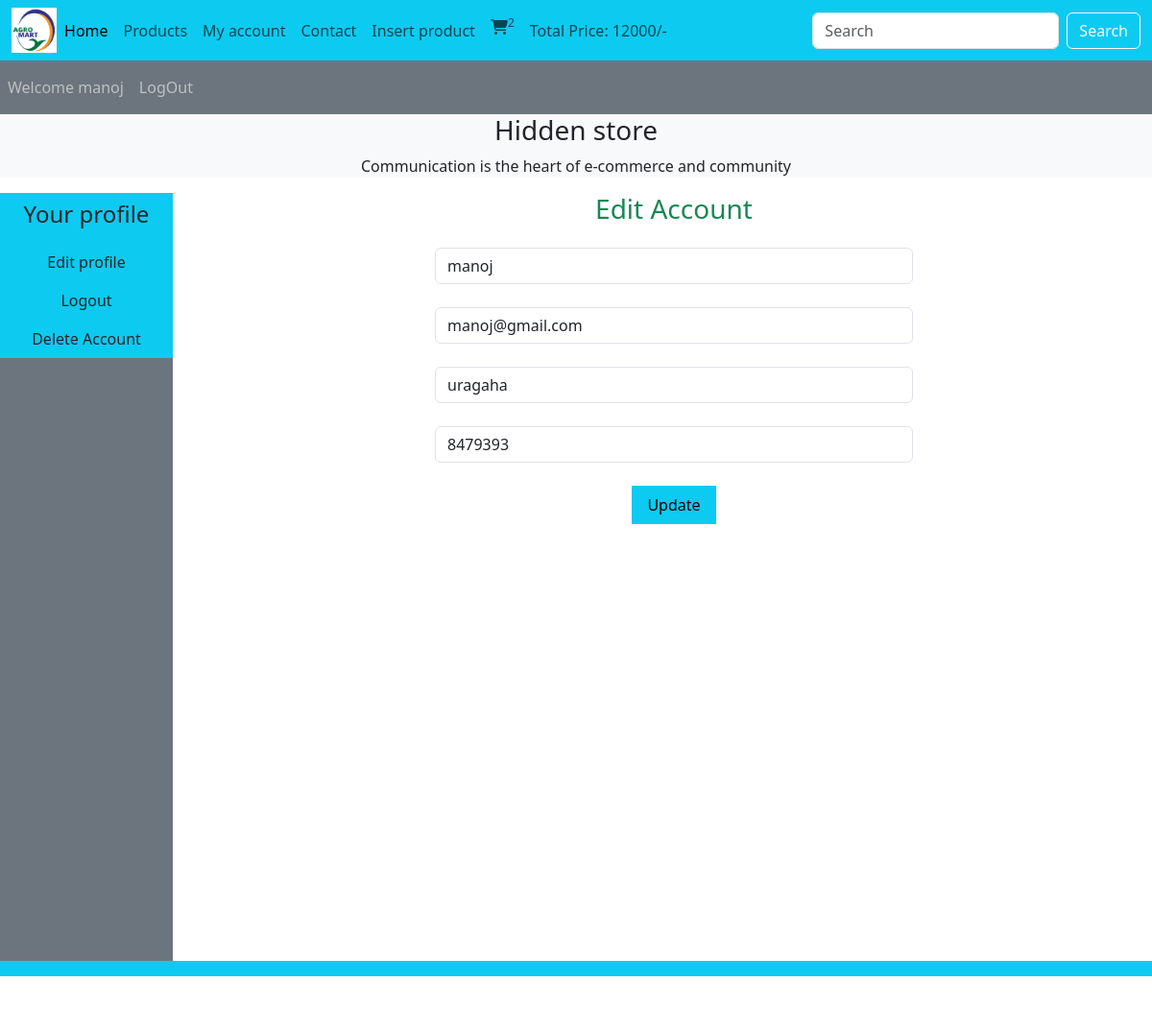
Screenshot of /users_area/profile.php?edit_account (signed in) with the database file from the repository.
### tables this page shows
CREATE TABLE `user_table` (
  `user_id` int(11) NOT NULL,
  `user_name` varchar(255) NOT NULL,
  `user_email` varchar(255) NOT NULL,
  `user_password` varchar(400) NOT NULL,
  `user_ip` varchar(100) NOT NULL,
  `user_address` varchar(255) NOT NULL,
  `user_mobile` varchar(20) NOT NULL
);

### users_area/edit_account.php (the view, shortened to what this page needs)
<?php
if(isset($_GET['edit_account'])){
    $user_session_name= $_SESSION['user_name'];
    $select_query= "Select * from `user_table` where user_name ='$user_session_name'";
    $result_query=mysqli_query($con,$select_query);
    $row_fetch=mysqli_fetch_assoc($result_query);
    $user_name=$row_fetch['user_name'];
    $user_email=$row_fetch['user_email'];
    $user_address=$row_fetch['user_address'];
    $user_mobile=$row_fetch['user_mobile'];
}
?>
<!DOCTYPE html>
<html lang="en">
<head>
</head>
<body>
    <h3 class= "text-center text-success mb-4">Edit Account</h3>
    <form action="" method="post"  class="text-center">
    <div class="form-outline mb-4">
            <input type="text" class="form-control w-50 m-auto" value= "<?php echo $user_name ?>" name= "user_username">
        </div>
        <div class="form-outline mb-4">
            <input type="email" class="form-control w-50 m-auto" value= "<?php echo $user_email ?>" name= "user_email">
        </div>
        <div class="form-outline mb-4">
            <input type="text" class="form-control w-50 m-auto" value= "<?php echo $user_address ?>" name= "user_address">
        </div>
        <div class="form-outline mb-4">
            <input type="text" class="form-control w-50 m-auto" value= "<?php echo $user_mobile ?>"name= "user_mobile">
        </div>
        <input type="submit"  value="Update" class=" border-0 bg-info py-2 px-3" name= "user_update">
    </form>
</body>
</html>

### style.css (style rules this page uses)
* { margin:0; padding: 0; box-sizing: border-box; }

### rows the page displays
user_table: user_username "manoj", user_email "manoj@gmail.com", user_address "uragaha", user_mobile "8479393"

### other values shown
$count_cart_items "2"
$total_price "12000"
$_SESSION['user_name'] "manoj"
